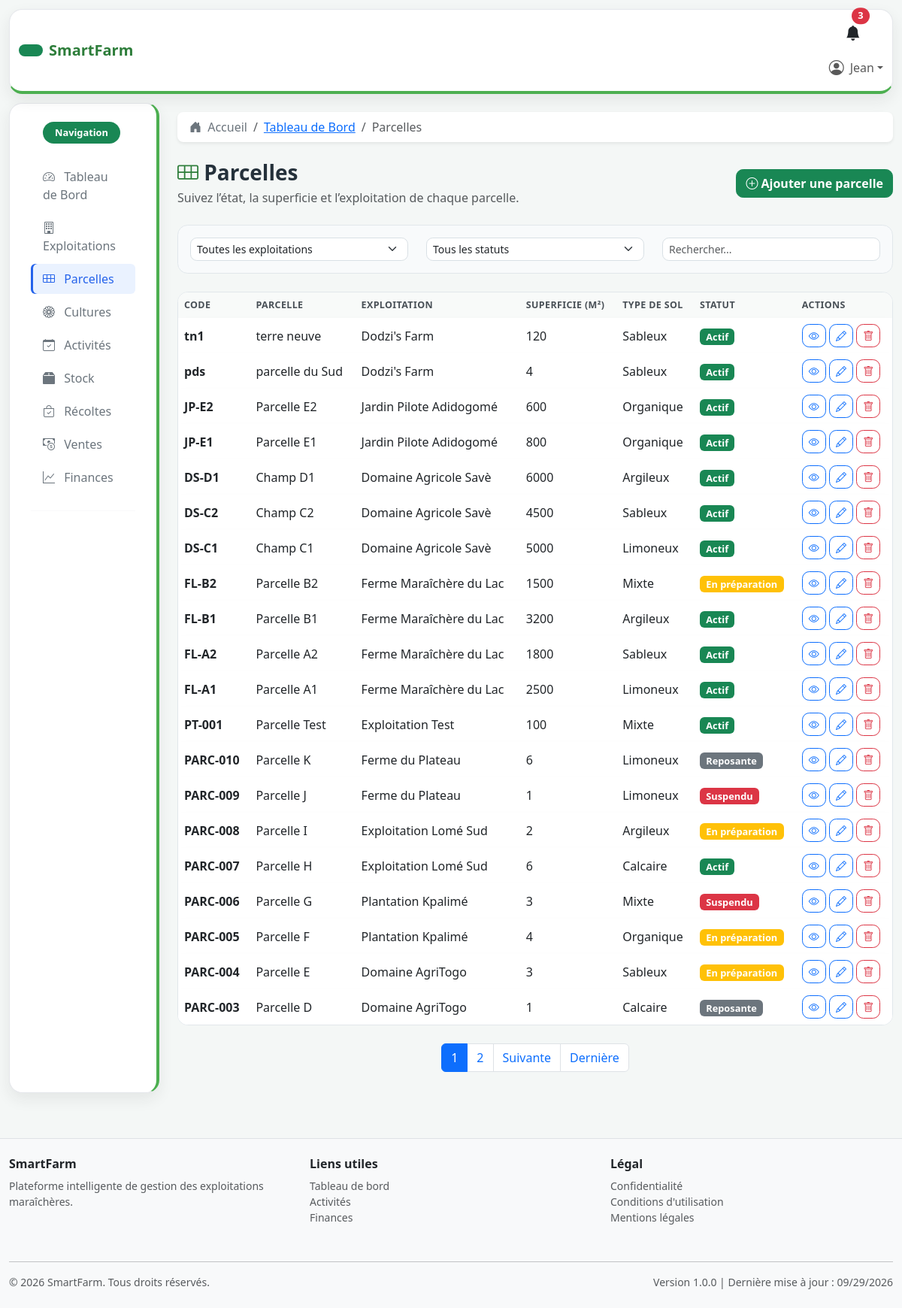
Screenshot of /parcelles/ (signed in) with the database file from the repository.
### parcelles/models.py (models this page shows, shortened)
class Parcelle(models.Model):
    STATUT_CHOICES = [
        ('actif', 'Actif'),
        ('en_preparation', 'En préparation'),
        ('reposante', 'Reposante'),
        ('suspendu', 'Suspendu'),
    ]
    TYPE_SOL_CHOICES = [
        ('argileux', 'Argileux'),
        ('sableux', 'Sableux'),
        ('limoneux', 'Limoneux'),
        ('calcaire', 'Calcaire'),
        ('organique', 'Organique'),
        ('mixte', 'Mixte'),
    ]
    nom = models.CharField(
        max_length=100,
        help_text="Nom ou identifiant de la parcelle"
    )
    code = models.CharField(
        max_length=50,
        unique=True,
        help_text="Code unique de la parcelle"
    )
    superficie = models.DecimalField(
        max_digits=10,
        decimal_places=2,
        help_text="Superficie en m² ou hectares"
    )
    type_sol = models.CharField(
        max_length=50,
        choices=TYPE_SOL_CHOICES,
        default='mixte',
        help_text="Type de sol de la parcelle"
    )
    irrigation = models.BooleanField(
    default=False,
    help_text="Indique si la parcelle dispose d'un système d'irrigation"
    )
    latitude = models.DecimalField(
        max_digits=9,
        decimal_places=6,
        null=True,
        blank=True,
        help_text="Latitude GPS"
    )
    longitude = models.DecimalField(
        max_digits=9,
        decimal_places=6,
        null=True,
        blank=True,
        help_text="Longitude GPS"
    )
    description = models.TextField(
        blank=True,
        help_text="Description détaillée de la parcelle"
    )
    statut = models.CharField(
        max_length=20,
        choices=STATUT_CHOICES,
        default='actif',
        help_text="Statut actuel de la parcelle"
    )
    exploitation = models.ForeignKey(
        Exploitation,
        on_delete=models.CASCADE,
        related_name='parcelles',
        help_text="Exploitation à laquelle appartient cette parcelle"
    )
    photo = models.ImageField(
    upload_to='parcelles/',
    blank=True,
    null=True,
    help_text="Photo de la parcelle"
    )
    date_creation = models.DateTimeField(
        auto_now_add=True,
        help_text="Date et heure de création de la parcelle"
    )
    date_modification = models.DateTimeField(
        auto_now=True,
        help_text="Date et heure de dernière modification"
    )
    class Meta:
        ordering = ['nom']
        verbose_name = 'Parcelle'
        verbose_name_plural = 'Parcelles'
        db_table = 'parcelles_parcelle'

### exploitation/models.py (models this page shows, shortened)
class Exploitation(models.Model):
    STATUT_CHOICES = [
        ('active', 'Active'),
        ('inactive', 'Inactive'),
        ('suspendue', 'Suspendue'),
    ]
    nom = models.CharField(
        max_length=150,
        unique=True,
        help_text="Nom de l'exploitation"
    )
    description = models.TextField(
        blank=True,
        help_text="Description de l'exploitation"
    )
    statut = models.CharField(
        max_length=20,
        choices=STATUT_CHOICES,
        default='active',
        help_text="Statut de l'exploitation"
    )
    responsable = models.ForeignKey(
        User,
        on_delete=models.SET_NULL,
        null=True,
        blank=True,
        related_name='exploitations',
        help_text="Responsable principal de l'exploitation"
    )
    adresse = models.TextField(
        blank=True,
        help_text="Adresse de l'exploitation"
    )
    contact_email = models.EmailField(
        blank=True,
        help_text="Email de contact de l'exploitation"
    )
    contact_telephone = models.CharField(
        max_length=20,
        blank=True,
        help_text="Téléphone de contact"
    )
    date_creation = models.DateTimeField(
        auto_now_add=True,
        help_text="Date de création de l'exploitation"
    )
    date_modification = models.DateTimeField(
        auto_now=True,
        help_text="Date de dernière modification"
    )
    class Meta:
        ordering = ['nom']
        verbose_name = 'Exploitation'
        verbose_name_plural = 'Exploitations'
        db_table = 'exploitation_exploitation'

### parcelles/views.py (the view)
# urls.py: path('', views.ParcelleListView.as_view(), name='parcelle_list'),
class ParcelleListView(LoginRequiredMixin, ListView):
    model = Parcelle
    template_name = 'parcelles/liste.html'
    context_object_name = 'parcelles'
    paginate_by = 20
    def get_queryset(self):
        queryset = Parcelle.objects.all()
        statut = self.request.GET.get('statut')
        exploitation = self.request.GET.get('exploitation')
        recherche = self.request.GET.get('q')
        if statut:
            queryset = queryset.filter(statut=statut)
        if exploitation:
            queryset = queryset.filter(exploitation__id=exploitation)
        if recherche:
            queryset = queryset.filter(
                Q(nom__icontains=recherche) | Q(code__icontains=recherche)
            )
        return queryset.order_by('-date_creation')
    def get_context_data(self, **kwargs):
        context = super().get_context_data(**kwargs)
        from exploitation.models import Exploitation
        context['exploitations'] = Exploitation.objects.all()
        context['statuts'] = Parcelle.STATUT_CHOICES
        return context

### templates/parcelles/liste.html (shortened to what this page needs)
{% extends 'base.html' %}
{% load static %}
{% block breadcrumbs %}
    <li class="breadcrumb-item"><a href="{% url 'dashboard:accueil' %}">Tableau de Bord</a></li>
    <li class="breadcrumb-item active">Parcelles</li>
{% endblock %}
{% block content %}
<div class="row list-page-header mb-4 align-items-center">
    <div class="col-md-8">
        <h1 class="h3 mb-0">
            <i class="bi bi-grid-3x2 text-success"></i> Parcelles
        </h1>
        <p class="text-muted mb-0 mt-1">Suivez l’état, la superficie et l’exploitation de chaque parcelle.</p>
    </div>
    <div class="col-md-4 text-md-end">
        <a href="{% url 'parcelles:parcelle_create' %}" class="btn btn-success">
            <i class="bi bi-plus-circle"></i> Ajouter une parcelle
        </a>
    </div>
</div>
<div class="row mb-4">
    <div class="col-md-12">
        <div class="card filter-panel">
            <div class="card-body">
                <form method="GET" id="parcelle-filter-form" class="row">
                    <div class="col-md-4">
                        <select class="form-select form-select-sm parcelle-filter" name="exploitation">
                            <option value="">Toutes les exploitations</option>
                        </select>
                    </div>
                    <div class="col-md-4">
                        <select class="form-select form-select-sm parcelle-filter" name="statut">
                            <option value="">Tous les statuts</option>
                        </select>
                    </div>
                    <div class="col-md-4">
                        <input type="text" class="form-control form-control-sm" name="q" placeholder="Rechercher..." value="{{ request.GET.q }}">
                    </div>
                </form>
            </div>
        </div>
    </div>
</div>
<div class="row">
    <div class="col-md-12">
        <div class="card data-card">
            <div class="table-responsive">
                <table class="table table-hover mb-0">
                    <thead class="table-light">
                        <tr>
                            <th>Code</th>
                            <th>Parcelle</th>
                            <th>Exploitation</th>
                            <th>Superficie (m²)</th>
                            <th>Type de Sol</th>
                            <th>Statut</th>
                            <th>Actions</th>
                        </tr>
                    </thead>
                    <tbody>
                        {% for parcelle in parcelles %}
                        <tr class="parcelle-item">
                            <td><strong>{{ parcelle.code }}</strong></td>
                            <td>{{ parcelle.nom }}</td>
                            <td>{{ parcelle.exploitation.nom }}</td>
                            <td>{{ parcelle.superficie|floatformat:0 }}</td>
                            <td>{{ parcelle.get_type_sol_display }}</td>
                            <td>
                                {% if parcelle.statut == 'actif' %}
                                    <span class="badge bg-success">{{ parcelle.get_statut_display }}</span>
                                {% elif parcelle.statut == 'en_preparation' %}
                                    <span class="badge bg-warning">{{ parcelle.get_statut_display }}</span>
                                {% elif parcelle.statut == 'reposante' %}
                                    <span class="badge bg-secondary">{{ parcelle.get_statut_display }}</span>
                                {% else %}
                                    <span class="badge bg-danger">{{ parcelle.get_statut_display }}</span>
                                {% endif %}
                            </td>
                            <td>
                                <a href="{% url 'parcelles:parcelle_detail' parcelle.id %}" class="btn btn-sm btn-outline-primary" title="Voir">
                                    <i class="bi bi-eye"></i>
                                </a>
                                <a href="{% url 'parcelles:parcelle_update' parcelle.id %}" class="btn btn-sm btn-outline-primary" title="Modifier">
                                    <i class="bi bi-pencil"></i>
                                </a>
                                <a href="{% url 'parcelles:parcelle_delete' parcelle.id %}" class="btn btn-sm btn-outline-danger" title="Supprimer" onclick="return parcellesApp.confirmDelete('{{ parcelle.nom }}')">
                                    <i class="bi bi-trash"></i>
                                </a>
                            </td>
                        </tr>
                        {% endfor %}
                    </tbody>
                </table>
            </div>
        </div>
        {% if is_paginated %}
        <nav aria-label="Page navigation" class="mt-4">
            <ul class="pagination justify-content-center">
                {% for num in page_obj.paginator.page_range %}
                <li class="page-item {% if num == page_obj.number %}active{% endif %}">
                    <a class="page-link" href="?page={{ num }}">{{ num }}</a>
                </li>
                {% endfor %}
                {% if page_obj.has_next %}
                <li class="page-item">
                    <a class="page-link" href="?page={{ page_obj.next_page_number }}">Suivante</a>
                </li>
                <li class="page-item">
                    <a class="page-link" href="?page={{ page_obj.paginator.num_pages }}">Dernière</a>
                </li>
                {% endif %}
            </ul>
        </nav>
        {% endif %}
    </div>
</div>
{% endblock %}

### templates/includes/navbar.html (shortened to what this page needs)
<nav class="navbar navbar-light bg-white border-bottom sticky-top shadow-sm app-navbar">
    <div class="container-fluid">
        <a class="navbar-brand d-flex align-items-center gap-2" href="{% url 'dashboard:accueil' %}">
            <span class="badge bg-success rounded-pill py-2 px-3 text-white"></span>
            <span class="fs-5 fw-bold">SmartFarm</span>
        </a>
        <div class="ms-auto" id="navbarNav">
            <ul class="navbar-nav ms-auto align-items-center">
                <li class="nav-item me-2 d-none d-lg-block">
                    <a class="nav-link position-relative text-dark" href="{% url 'dashboard:accueil' %}">
                        <i class="bi bi-bell-fill fs-5"></i>
                        <span class="position-absolute top-0 start-100 translate-middle badge rounded-pill bg-danger">3</span>
                    </a>
                </li>
                <li class="nav-item dropdown">
                    <a class="nav-link dropdown-toggle d-flex align-items-center" href="#" id="userDropdown" role="button" data-bs-toggle="dropdown">
                        {% if user.is_authenticated and user.profil.photo %}
                            <img src="{{ user.profil.photo.url }}" alt="Photo de profil" class="rounded-circle" style="width: 32px; height: 32px; object-fit: cover;">
                        {% else %}
                            <i class="bi bi-person-circle fs-5"></i>
                        {% endif %}
                        <span class="ms-2">{% if user.is_authenticated %}{{ user.first_name|default:user.username }}{% else %}Invité{% endif %}</span>
                    </a>
                </li>
            </ul>
        </div>
    </div>
</nav>

### static/css/style.css (style rules this page uses)
:root { --smartfarm-primary: #2d7d3a; --smartfarm-secondary: #4caf50; --smartfarm-soft: #ecf5ed; --smartfarm-muted: #6c757d; --smartfarm-border: #e5e7eb; --smartfarm-sidebar: #ffffff; --smartfarm-sidebar-text: #6c757d; --smartfarm-sidebar-muted: #6c757d; --smartfarm-accent: #eaf2ff; --smartfarm-sidebar-active: #2563eb; }
body { background-color: #f4f7f6; color: #212529; }
.bg-body-tertiary { background-color: #f4f7f6 !important; }
.navbar { background-color: #fff !important; }
.app-navbar { min-height: 73px; margin: 0.75rem 0.75rem 0; border: 1px solid var(--smartfarm-border) !important; border-bottom: 4px solid var(--smartfarm-secondary) !important; border-radius: 1.1rem; box-shadow: 0 0.5rem 1.25rem rgba(33, 37, 41, 0.08) !important; z-index: 1030; }
.navbar-brand { color: var(--smartfarm-primary) !important; }
.card { border: none; border-radius: 0.85rem; }
.btn { border-radius: 0.6rem; font-weight: 600; }
.form-control, .form-select { border-color: #d9e0e5; border-radius: 0.55rem; }
.list-page-header h1 { color: #25313b; font-weight: 700; }
.filter-panel { border: 1px solid #e1e7eb; background: #f8fafb; }
.filter-panel .card-body { padding: 1rem; }
.data-card { overflow: hidden; border: 1px solid #e1e7eb; }
.table { border-spacing: 0 0.75rem; }
.table thead th { border-bottom: none; background-color: #f8faf9; color: #495057; font-weight: 700; font-size: 0.78rem; letter-spacing: 0.03em; text-transform: uppercase; }
.table tbody tr { background-color: #fff; box-shadow: 0 0.5rem 1rem rgba(33, 37, 41, 0.04); }
.table tbody tr td, .table tbody tr th { border: none; vertical-align: middle; }
.table-responsive { overflow-x: auto; -webkit-overflow-scrolling: touch; }
.table-responsive > .table { min-width: 680px; }
.badge { font-size: 0.8rem; font-weight: 600; }
.btn-success, .btn-outline-success { transition: all 0.2s ease; }
.text-success { color: var(--smartfarm-primary) !important; }

### rows the page displays
Parcelle: code "tn1", nom "terre neuve", exploitation.nom "Dodzi's Farm", superficie "120", type_sol "Sableux", statut "Actif"
Parcelle: code "pds", nom "parcelle du Sud", exploitation.nom "Dodzi's Farm", superficie "4", type_sol "Sableux", statut "Actif"
Parcelle: code "JP-E2", nom "Parcelle E2", exploitation.nom "Jardin Pilote Adidogomé", superficie "600", type_sol "Organique", statut "Actif"
Parcelle: code "JP-E1", nom "Parcelle E1", exploitation.nom "Jardin Pilote Adidogomé", superficie "800", type_sol "Organique", statut "Actif"
Parcelle: code "DS-D1", nom "Champ D1", exploitation.nom "Domaine Agricole Savè", superficie "6000", type_sol "Argileux", statut "Actif"
Parcelle: code "DS-C2", nom "Champ C2", exploitation.nom "Domaine Agricole Savè", superficie "4500", type_sol "Sableux", statut "Actif"
Parcelle: code "DS-C1", nom "Champ C1", exploitation.nom "Domaine Agricole Savè", superficie "5000", type_sol "Limoneux", statut "Actif"
Parcelle: code "FL-B2", nom "Parcelle B2", exploitation.nom "Ferme Maraîchère du Lac", superficie "1500", type_sol "Mixte", statut "En préparation"
Parcelle: code "FL-B1", nom "Parcelle B1", exploitation.nom "Ferme Maraîchère du Lac", superficie "3200", type_sol "Argileux", statut "Actif"
Parcelle: code "FL-A2", nom "Parcelle A2", exploitation.nom "Ferme Maraîchère du Lac", superficie "1800", type_sol "Sableux", statut "Actif"
Parcelle: code "FL-A1", nom "Parcelle A1", exploitation.nom "Ferme Maraîchère du Lac", superficie "2500", type_sol "Limoneux", statut "Actif"
Parcelle: code "PT-001", nom "Parcelle Test", exploitation.nom "Exploitation Test", superficie "100", type_sol "Mixte", statut "Actif"
Parcelle: code "PARC-010", nom "Parcelle K", exploitation.nom "Ferme du Plateau", superficie "6", type_sol "Limoneux", statut "Reposante"
Parcelle: code "PARC-009", nom "Parcelle J", exploitation.nom "Ferme du Plateau", superficie "1", type_sol "Limoneux", statut "Suspendu"
Parcelle: code "PARC-008", nom "Parcelle I", exploitation.nom "Exploitation Lomé Sud", superficie "2", type_sol "Argileux", statut "En préparation"
Parcelle: code "PARC-007", nom "Parcelle H", exploitation.nom "Exploitation Lomé Sud", superficie "6", type_sol "Calcaire", statut "Actif"
Parcelle: code "PARC-006", nom "Parcelle G", exploitation.nom "Plantation Kpalimé", superficie "3", type_sol "Mixte", statut "Suspendu"
Parcelle: code "PARC-005", nom "Parcelle F", exploitation.nom "Plantation Kpalimé", superficie "4", type_sol "Organique", statut "En préparation"
Parcelle: code "PARC-004", nom "Parcelle E", exploitation.nom "Domaine AgriTogo", superficie "3", type_sol "Sableux", statut "En préparation"
Parcelle: code "PARC-003", nom "Parcelle D", exploitation.nom "Domaine AgriTogo", superficie "1", type_sol "Calcaire", statut "Reposante"

### other values shown
{{ user.first_name|default:user.username }} "Jean"
{{ num }} "1" "2"
